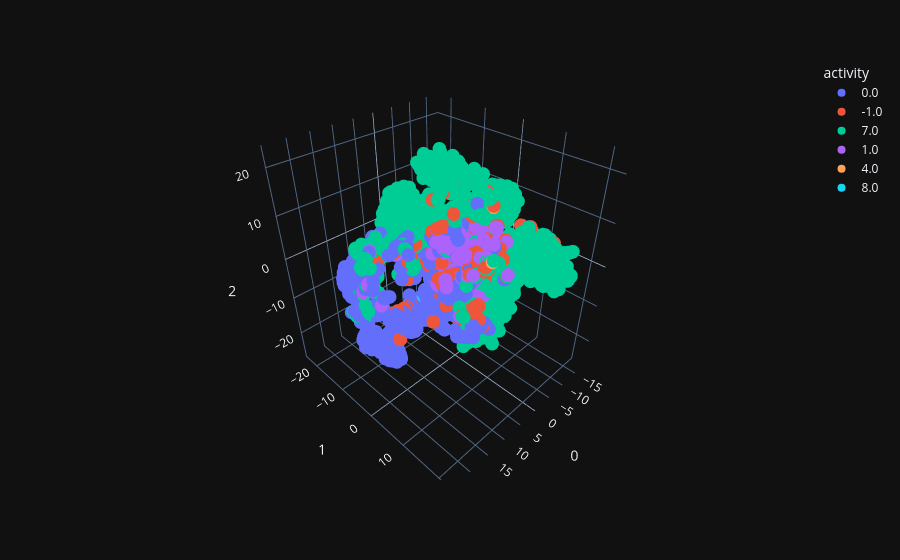

Notebook cell for this chart:
### Code cell
tsne = TSNE(n_components=3, random_state=0)
projections = tsne.fit_transform(repre_reshape, )

fig = px.scatter_3d(
    projections, x=0, y=1, z=2,
    color=label_concat_vote.astype(str),  
    labels={'color': 'activity'}
)
fig.update_traces(marker_size=8)
fig.show()

### Figure 1 — Plotly figure (JSON) as saved in the notebook; plotly's stock layout.template omitted (floating-point values rounded to 4 significant figures; data arrays with more than 128 entries replaced by an {"elided": "..."} marker saying what was removed)
{"data": [{"hovertemplate": "activity=0.0<br>0=%{x}<br>1=%{y}<br>2=%{z}<extra></extra>", "legendgroup": "0.0", "marker": {"color": "#636efa", "symbol": "circle", "size": 8}, "mode": "markers", "name": "0.0", "scene": "scene", "showlegend": true, "x": {"elided": "997 float values"}, "y": {"elided": "997 float values"}, "z": {"elided": "997 float values"}, "type": "scatter3d"}, {"hovertemplate": "activity=-1.0<br>0=%{x}<br>1=%{y}<br>2=%{z}<extra></extra>", "legendgroup": "-1.0", "marker": {"color": "#EF553B", "symbol": "circle", "size": 8}, "mode": "markers", "name": "-1.0", "scene": "scene", "showlegend": true, "x": {"elided": "331 float values"}, "y": {"elided": "331 float values"}, "z": {"elided": "331 float values"}, "type": "scatter3d"}, {"hovertemplate": "activity=7.0<br>0=%{x}<br>1=%{y}<br>2=%{z}<extra></extra>", "legendgroup": "7.0", "marker": {"color": "#00cc96", "symbol": "circle", "size": 8}, "mode": "markers", "name": "7.0", "scene": "scene", "showlegend": true, "x": {"elided": "2890 float values"}, "y": {"elided": "2890 float values"}, "z": {"elided": "2890 float values"}, "type": "scatter3d"}, {"hovertemplate": "activity=1.0<br>0=%{x}<br>1=%{y}<br>2=%{z}<extra></extra>", "legendgroup": "1.0", "marker": {"color": "#ab63fa", "symbol": "circle", "size": 8}, "mode": "markers", "name": "1.0", "scene": "scene", "showlegend": true, "x": {"elided": "267 float values"}, "y": {"elided": "267 float values"}, "z": {"elided": "267 float values"}, "type": "scatter3d"}, {"hovertemplate": "activity=4.0<br>0=%{x}<br>1=%{y}<br>2=%{z}<extra></extra>", "legendgroup": "4.0", "marker": {"color": "#FFA15A", "symbol": "circle", "size": 8}, "mode": "markers", "name": "4.0", "scene": "scene", "showlegend": true, "x": [-5.817, 7.779, 7.866], "y": [3.988, 15.43, 15.63], "z": [11.05, 10.23, 10.58], "type": "scatter3d"}, {"hovertemplate": "activity=8.0<br>0=%{x}<br>1=%{y}<br>2=%{z}<extra></extra>", "legendgroup": "8.0", "marker": {"color": "#19d3f3", "symbol": "circle", "size": 8}, "mode": "markers", "name": "8.0", "scene": "scene", "showlegend": true, "x": [12.38, 12.06, 11.85, 6.097, 8.241, 3.868, 0.0395, 4.476, 0.1413, -0.992, 1.265, 0.04022, 1.49, 0.5704, -0.1169], "y": [0.2075, -0.2058, -0.404, 0.5184, 1.458, -1.6, 2.881, 4.63, 2.739, 0.4257, 1.694, 2.886, 2.145, -0.3801, -6.303], "z": [-4.632, -4.772, -4.826, -8.703, -9.346, -5.643, -2.138, 3.994, 9.813, -3.8, -4.18, -1.054, -4.201, -4.075, 7.609], "type": "scatter3d"}], "layout": {"scene": {"domain": {"x": [0.0, 1.0], "y": [0.0, 1.0]}, "xaxis": {"title": {"text": "0"}}, "yaxis": {"title": {"text": "1"}}, "zaxis": {"title": {"text": "2"}}}, "legend": {"title": {"text": "activity"}, "tracegroupgap": 0}, "margin": {"t": 60}}}
